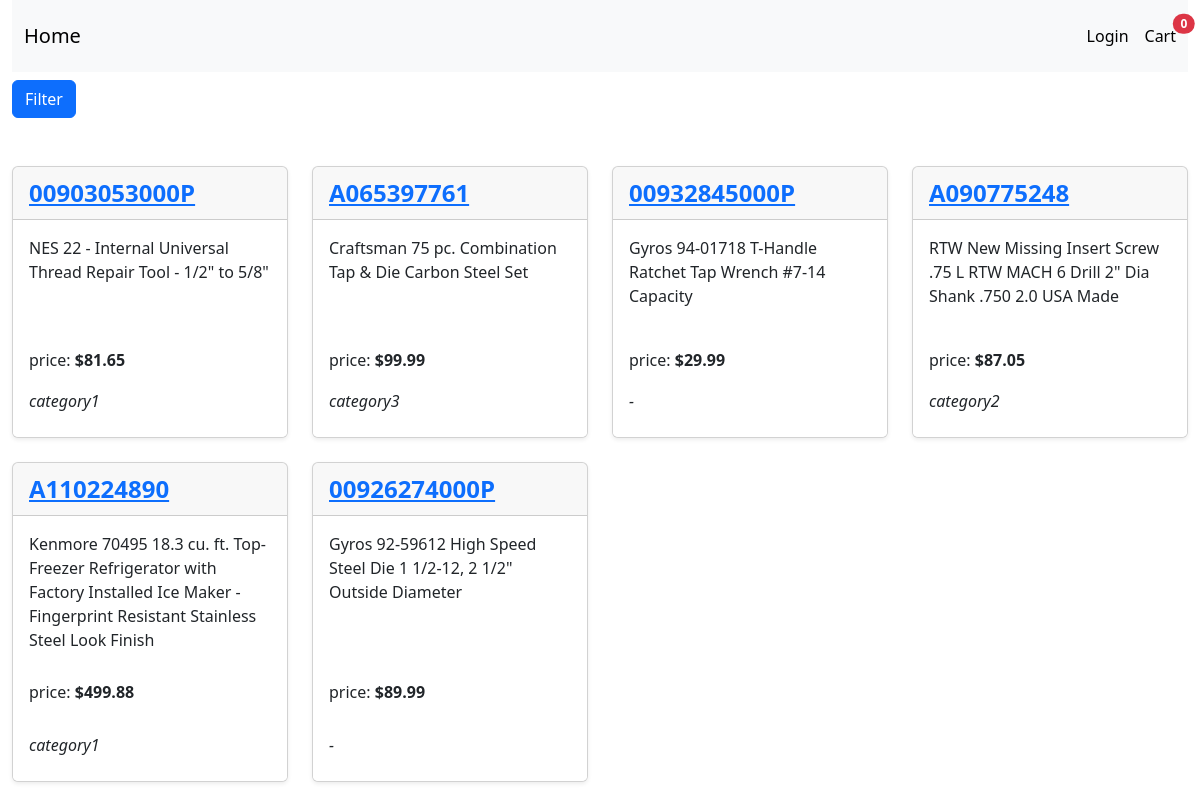
Before: / with the older database file.
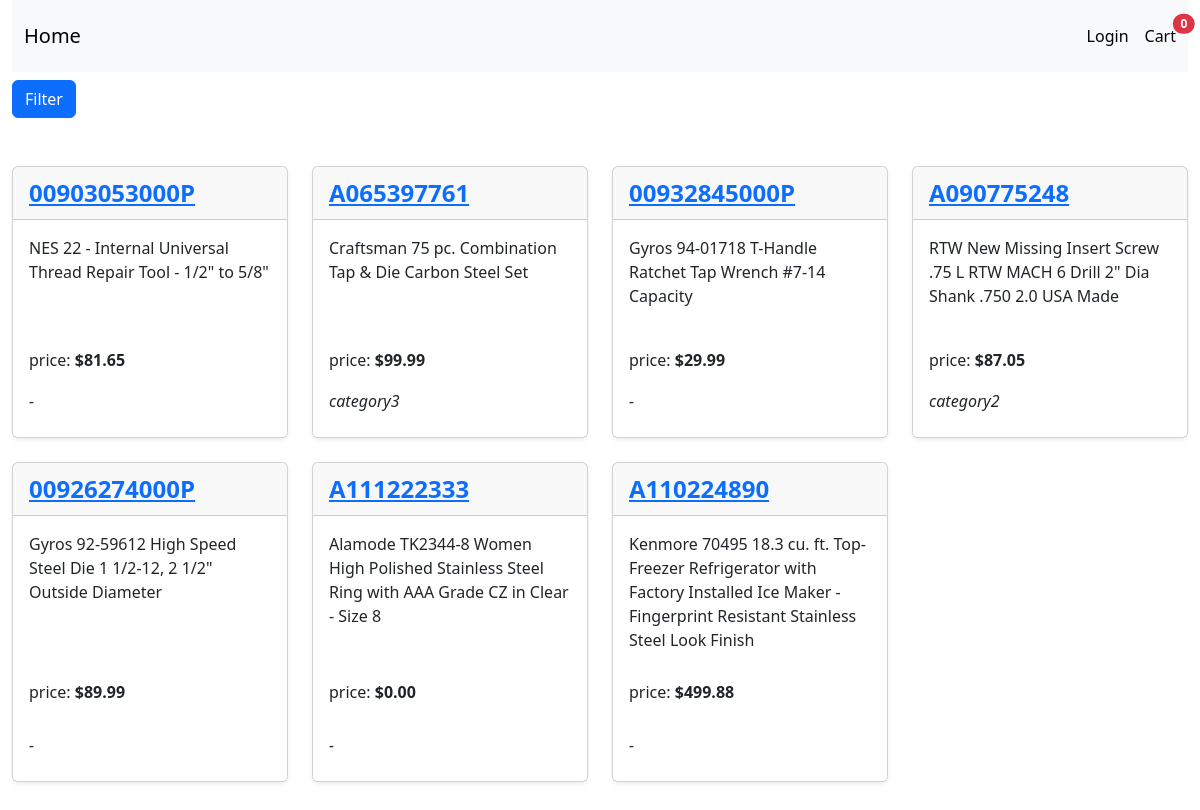
After: the same page with the newer database file.
### apps/products/models/product.py (models this page shows, shortened)
class Product(models.Model):
    id = models.CharField(_('id'), max_length=12, primary_key=True)
    name = models.CharField(_('name'), max_length=255)
    main_image_url = models.CharField(_('image url'), max_length=255)
    description = models.TextField(_('description'), )
    url = models.CharField(_('url'), max_length=255)
    regular_price = models.DecimalField(_('regular price'), max_digits=10, decimal_places=2)
    sale_price = models.DecimalField(_('sale price'), max_digits=10, decimal_places=2)
    default_seller_id = models.CharField(_('default seller id'), max_length=12)
    store_id = models.IntegerField(_('store id'), )
    tags = models.ManyToManyField(
        'Tag',
        blank=True,
        related_name='products',
    )
    category = models.ForeignKey(
        'Category',
        on_delete=models.SET_NULL,
        null=True,
        blank=True,
        related_name='products'
    )
    brand = models.ForeignKey(
        'Brand',
        on_delete=models.PROTECT,
        blank=True,
        related_name='products'
    )
    class Meta:
        verbose_name = 'product'
        verbose_name_plural = 'products'

### apps/products/models/category.py (models this page shows, shortened)
class Category(models.Model):
    name = models.CharField(max_length=100, unique=True)

### apps/products/views/list.py (the view, shortened to what this page needs)
# urls.py: path("", ProductListView.as_view(), name="index"),
class ProductListView(ListView):
    CATEGORIES_KEY = 'categories'
    CATEGORY_CHOICES_KEY = 'select_categories'
    model = Product
    template_name = 'products/index.html'
    context_object_name = 'products'
    def get_context_data(self, *, object_list=None, **kwargs):
        context = super().get_context_data(object_list=object_list, **kwargs)
        categories = Category.objects.all()
        context[self.CATEGORIES_KEY] = categories
        select_categories = self.request.GET.getlist(self.CATEGORY_CHOICES_KEY)
        if len(select_categories) > 0:
            ids = list(map(int, select_categories))
            products = Product.objects.filter(category__in=ids)
            context[self.context_object_name] = products
            context[self.CATEGORY_CHOICES_KEY] = ids
        return context

### templates/products/index.html (shortened to what this page needs)
{% extends 'base.html' %}
{% load static %}
{% block base %}
    <button id="aaa" class="btn btn-primary" type="button" data-bs-toggle="offcanvas"
            data-bs-target="#offcanvasWithBothOptions"
            aria-controls="offcanvasWithBothOptions">Filter
    </button>
    <div class="row row-cols-1 row-cols-sm-2 row-cols-md-3 row-cols-lg-4 g-4 py-5">
        {% if products %}
            {% for product in products %}
                <div class="col d-flex align-items-start">
                    <div class="card shadow-sm h-100 w-100">
                        <div class="d-flex justify-content-between card-header fw-bold mb-0 fs-4 text-body-emphasis">
                            <a href="{% url 'products:detail' product.id %}" title="detail">{{ product.id }}</a>
                        </div>
                        <div class=" card-body">
                            <p class="h-75">{{ product.name }}</p>
                            <p>price: <span class="fw-bold">${{ product.sale_price }}</span></p>
                        </div>
                        <div class="card-footer border-white bg-white">
                            {% if request.user.is_authenticated %}
                                {% load inside %}
                            {% endif %}
                            <p>
                                <span class="fs-6 fw-light fst-italic">
                                {% if product.category %}
                                    {{ product.category.name }}
                                {% else %}
                                    -
                                {% endif %}
                            </span>
                            </p>
                        </div>
                    </div>
                </div>
            {% endfor %}
        {% endif %}
    </div>
{% endblock %}

### templates/base.html (shortened to what this page needs)
{% load static %}
<!DOCTYPE html>
<html lang="en">
<head>
    <link href="{% static 'bootstrap/v5.3/css/bootstrap.min.css' %}" rel="stylesheet">
    <link href="{% static 'bootstrap/v5.3/font/bootstrap-icons.min.css' %}" rel="stylesheet">
</head>
<body>
<div class="container-fluid sticky-top mb-2">
    {% include "navigation.html" %}
</div>
<div class="container-fluid" id="base">
    {% block base %} {% endblock %}
</div>
</body>
</html>

### templates/navigation.html (shortened to what this page needs)
<nav class="navbar navbar-expand-lg bg-body-tertiary" id="navbar">
    <div class="container-fluid">
        <a class="navbar-brand" href="{% url 'index' %}">Home</a>
        <div class="collapse navbar-collapse" id="navbarNavDropdown">
            <div class="d-flex justify-content-center">
                <div class="d-flex navbar-text ">
                    {% if request.user.is_authenticated %}
                        <a class="navbar-text fw-bold mx-2">{{ user.username }}</a>
                        <div class="navbar-text justify-content-center">
                            <form method="post"
                                  action="{% url 'accounts:logout' %}?next={{ request.path }}">{% csrf_token %}
                                <button type="submit" class="bi bi-box-arrow-left me-3 bg-body-tertiary border-0"
                                        title="Logout"></button>
                            </form>
                        </div>
                    {% else %}
                        <div class="navbar-text justify-content-center">
                            <a class="nav-link active me-3" href="{% url 'accounts:login' %}">Login</a>
                        </div>
                    {% endif %}
                    <div class="navbar-text">
                        <a class="nav-link" href="{% url 'cart:index' %}">
                            Cart
                            <span id="quantityProductCart" class="ms-2 position-absolute top-25 start-75 translate-middle badge rounded-pill bg-danger">
                                        {{ request.session.session_key.cart_key|length }}
                            </span>
                        </a>
                    </div>
                </div>
            </div>
        </div>
    </div>
</nav>

Changed rows visible on the page:
changed Product "NES 22 - Internal Universal Thread Repair Tool - 1/2\" to 5/8\"": category.name "category1" → (not shown); now shows "-"
shown differently, row unchanged: Product "Gyros 92-59612 High Speed Steel Die 1 1/2-12, 2 1/2\" Outside Diameter": moves up the list
added Product: id "A111222333", name "Alamode TK2344-8 Women High Polished Stainless Steel Ring with AAA Grade CZ in Clear - Size 8", sale_price "0.00"
changed Product "A110224890": category.name "category1" → (not shown); now shows "-"
